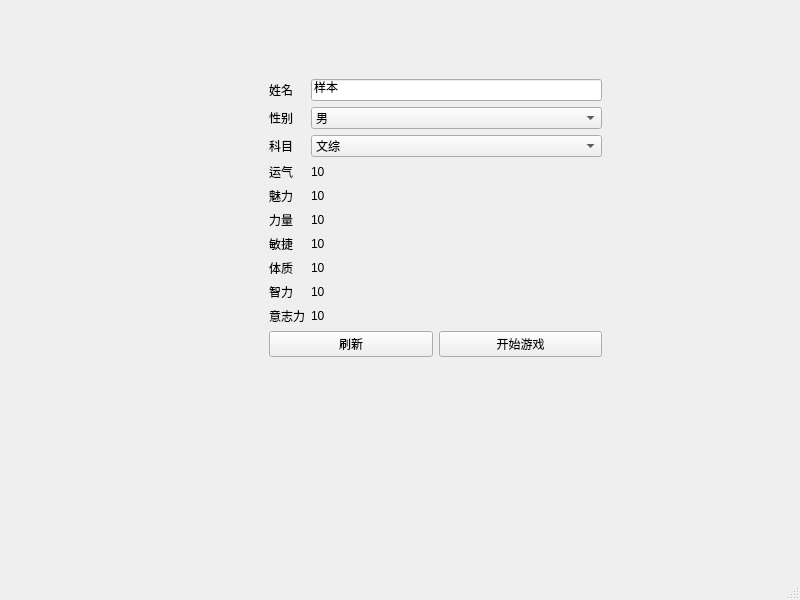
<?xml version="1.0" encoding="UTF-8"?>
<ui version="4.0">
 <class>MainWindow</class>
 <widget class="QMainWindow" name="MainWindow">
  <property name="geometry">
   <rect>
    <x>0</x>
    <y>0</y>
    <width>800</width>
    <height>600</height>
   </rect>
  </property>
  <property name="windowTitle">
   <string>MainWindow</string>
  </property>
  <widget class="QWidget" name="centralwidget">
   <widget class="QFrame" name="frame">
    <property name="geometry">
     <rect>
      <x>260</x>
      <y>70</y>
      <width>351</width>
      <height>321</height>
     </rect>
    </property>
    <layout class="QFormLayout" name="formLayout">
     <item row="0" column="0">
      <widget class="QLabel" name="label_2">
       <property name="text">
        <string>姓名</string>
       </property>
      </widget>
     </item>
     <item row="0" column="1">
      <widget class="QLineEdit" name="name">
       <property name="text">
        <string>样本</string>
       </property>
      </widget>
     </item>
     <item row="1" column="0">
      <widget class="QLabel" name="label">
       <property name="text">
        <string>性别</string>
       </property>
      </widget>
     </item>
     <item row="1" column="1">
      <widget class="QComboBox" name="gender">
       <item>
        <property name="text">
         <string>男</string>
        </property>
       </item>
       <item>
        <property name="text">
         <string>女</string>
        </property>
       </item>
      </widget>
     </item>
     <item row="2" column="0">
      <widget class="QLabel" name="label_3">
       <property name="text">
        <string>科目</string>
       </property>
      </widget>
     </item>
     <item row="2" column="1">
      <widget class="QComboBox" name="subject_type">
       <item>
        <property name="text">
         <string>文综</string>
        </property>
       </item>
       <item>
        <property name="text">
         <string>理综</string>
        </property>
       </item>
      </widget>
     </item>
     <item row="3" column="0">
      <widget class="QLabel" name="label_4">
       <property name="text">
        <string>运气</string>
       </property>
      </widget>
     </item>
     <item row="3" column="1">
      <widget class="QLabel" name="luck">
       <property name="text">
        <string>10</string>
       </property>
      </widget>
     </item>
     <item row="4" column="0">
      <widget class="QLabel" name="label_7">
       <property name="text">
        <string>魅力</string>
       </property>
      </widget>
     </item>
     <item row="4" column="1">
      <widget class="QLabel" name="Charm">
       <property name="text">
        <string>10</string>
       </property>
      </widget>
     </item>
     <item row="5" column="0">
      <widget class="QLabel" name="label_9">
       <property name="text">
        <string>力量</string>
       </property>
      </widget>
     </item>
     <item row="5" column="1">
      <widget class="QLabel" name="strength">
       <property name="text">
        <string>10</string>
       </property>
      </widget>
     </item>
     <item row="6" column="0">
      <widget class="QLabel" name="label_11">
       <property name="text">
        <string>敏捷</string>
       </property>
      </widget>
     </item>
     <item row="6" column="1">
      <widget class="QLabel" name="dexterity">
       <property name="text">
        <string>10</string>
       </property>
      </widget>
     </item>
     <item row="7" column="0">
      <widget class="QLabel" name="label_13">
       <property name="text">
        <string>体质</string>
       </property>
      </widget>
     </item>
     <item row="7" column="1">
      <widget class="QLabel" name="constitution">
       <property name="text">
        <string>10</string>
       </property>
      </widget>
     </item>
     <item row="8" column="0">
      <widget class="QLabel" name="label_15">
       <property name="text">
        <string>智力</string>
       </property>
      </widget>
     </item>
     <item row="8" column="1">
      <widget class="QLabel" name="intelligence">
       <property name="text">
        <string>10</string>
       </property>
      </widget>
     </item>
     <item row="9" column="0">
      <widget class="QLabel" name="label_17">
       <property name="text">
        <string>意志力</string>
       </property>
      </widget>
     </item>
     <item row="9" column="1">
      <widget class="QLabel" name="label_16">
       <property name="text">
        <string>10</string>
       </property>
      </widget>
     </item>
     <item row="10" column="0" colspan="2">
      <layout class="QHBoxLayout" name="horizontalLayout">
       <item>
        <widget class="QPushButton" name="refresh">
         <property name="text">
          <string>刷新</string>
         </property>
        </widget>
       </item>
       <item>
        <widget class="QPushButton" name="start_game">
         <property name="text">
          <string>开始游戏</string>
         </property>
        </widget>
       </item>
      </layout>
     </item>
    </layout>
   </widget>
  </widget>
  <widget class="QMenuBar" name="menubar">
   <property name="geometry">
    <rect>
     <x>0</x>
     <y>0</y>
     <width>800</width>
     <height>20</height>
    </rect>
   </property>
  </widget>
  <widget class="QStatusBar" name="statusbar"/>
 </widget>
 <resources/>
 <connections/>
</ui>
